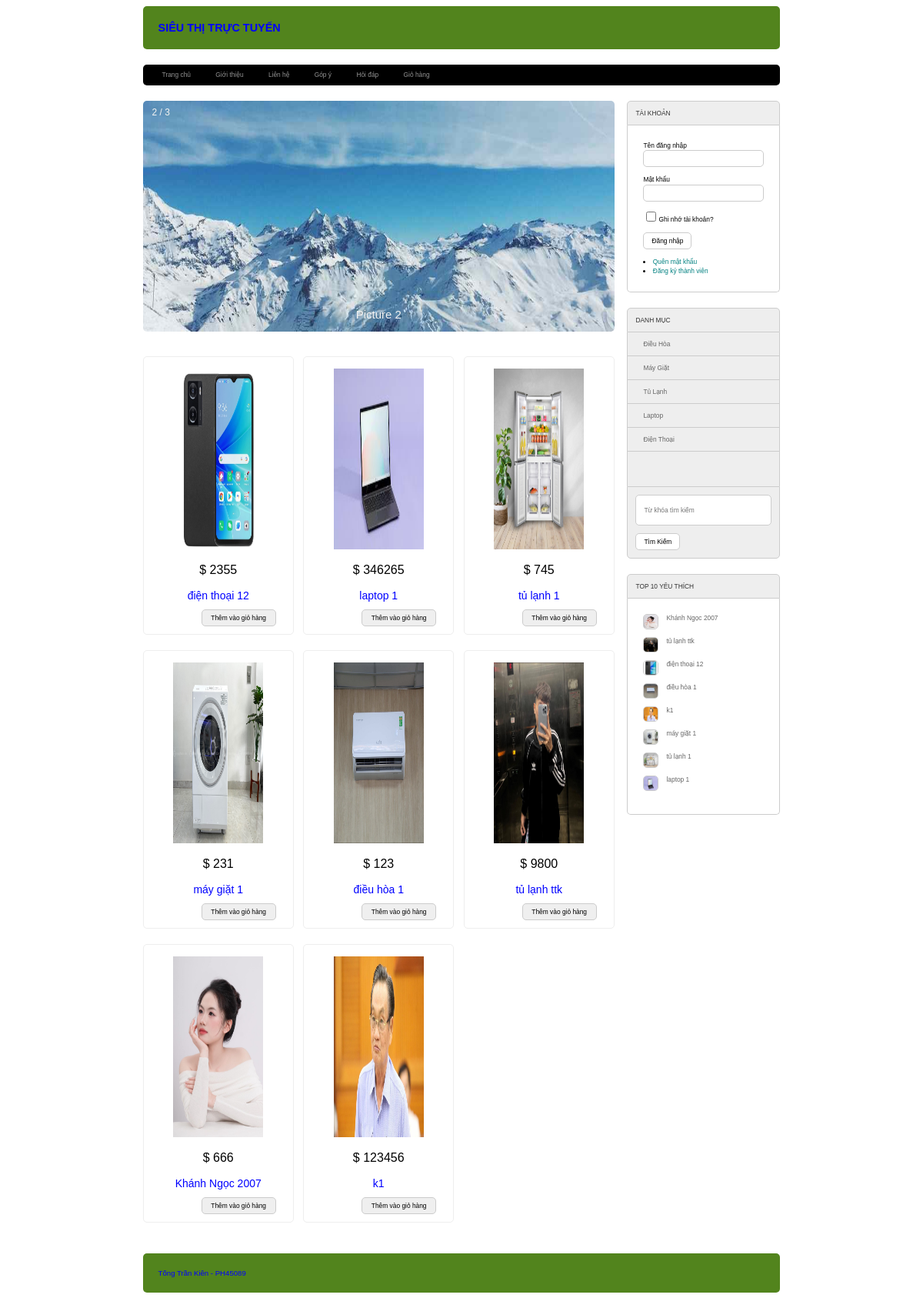
The page / on the database its author committed.
### tables this page shows
CREATE TABLE `sanpham` (
  `id` int NOT NULL,
  `name` varchar(255) NOT NULL,
  `price` double(10,2) DEFAULT '0.00',
  `img` varchar(255) DEFAULT NULL,
  `mota` text,
  `luotxem` int DEFAULT '0',
  `iddm` int NOT NULL
);

CREATE TABLE `danhmuc` (
  `id` int NOT NULL,
  `namedm` varchar(255) NOT NULL
);

### model/pdo.php (called while the page is built, shortened)
<?php
function pdo_get_connection(){
    $dburl = "mysql:host=localhost;dbname=duanmau;charset=utf8";
    $username = 'root';
    $password = '';
    $conn = new PDO($dburl, $username, $password);
    $conn->setAttribute(PDO::ATTR_ERRMODE, PDO::ERRMODE_EXCEPTION);
    return $conn;
}
function pdo_query($sql){
    $sql_args = array_slice(func_get_args(), 1);
    try{
        $conn = pdo_get_connection();
        $stmt = $conn->prepare($sql);
        $stmt->execute($sql_args);
        $rows = $stmt->fetchAll();
        return $rows;
    }
    catch(PDOException $e){
        throw $e;
    }
    finally{
        unset($conn);
    }
}
function pdo_query_one($sql){
    $sql_args = array_slice(func_get_args(), 1);
    try{
        $conn = pdo_get_connection();
        $stmt = $conn->prepare($sql);
        $stmt->execute($sql_args);
        $row = $stmt->fetch(PDO::FETCH_ASSOC);
        return $row;
    }
    catch(PDOException $e){
        throw $e;
    }
    finally{
        unset($conn);
    }
}

### model/sanpham.php (called while the page is built, shortened)
<?php
function loadall_sanpham_home()
{
    $sql = "select * from sanpham where 1 order by id desc limit 0,9";
    $listsanpham = pdo_query($sql);
    return $listsanpham;
}
function loadall_sanpham_top10()
{
    $sql = "select * from sanpham where 1 order by luotxem desc limit 0,10";
    $listsanpham = pdo_query($sql);
    return $listsanpham;
}
function loadone_sanpham($id)
{
    $sql = "select * from sanpham where id =" . $id;
    $sp = pdo_query_one($sql);
    return $sp;
}
?>

### global.php (called while the page is built)
<?php
    $img_path = "upload/";
?>

### model/danhmuc.php (called while the page is built, shortened)
<?php
function loadall_danhmuc()
{
    $sql = "SELECT * FROM danhmuc order by id desc";
    $listdanhmuc = pdo_query($sql);
    return $listdanhmuc;
}
?>

### view/home.php (the view, shortened to what this page needs)
<div class="row mb">
    <div class="boxtrai mr">
        <div class="row mb">
            <div class="banner">
                <div class="slideshow-container">
                    <div class="mySlides fade">
                        <div class="numbertext">2 / 3</div>
                        <img src="view/images/banner2.jpg" style="width:100%">
                        <div class="text">Picture 2</div>
                    </div>
                </div>
                <br>
            </div>
        </div>
        <div class="row">
            <?php
            $i = 0;
            foreach ($spnew as $sp) {
                extract($sp);
                $onesp = loadone_sanpham($id);
                extract($onesp);
                $luotxemnew = $luotxem + 1;
                $linksp = "index.php?act=sanphamct&idsp=$id&luotxem=".$luotxemnew;
                    $hinh = $img_path . $img;
                if ($i == 2 || $i == 5 || $i == 8) {
                    $mr = "";
                } else {
                    $mr = "mr";
                }
                echo '
                    <div class="boxsp ' . $mr . '">
                        <div class="img">
                            <a href="'.$linksp.'"><img src="' . $hinh . '" alt="" height="250px"></a>
                        </div>
                        <div class="row info">
                            <p>$ '.$price.'</p>
                            <a class="aspnew" href="'.$linksp.'">' . $name . '</a>
                        </div>
                        <div class="row btnaddtocart">
                            <form action="index.php?act=addtocart" method="post">
                                <input type="hidden" name="id" value="'.$id.'">
                                <input type="hidden" name="name" value="'.$name.'">
                                <input type="hidden" name="img" value="'.$img.'">
                                <input type="hidden" name="price" value="'.$price.'">
                                <input type="submit" name="addtocart" value="Thêm vào giỏ hàng">
                            </form>
                        </div>
                    </div>
                    ';
                $i += 1;
            }
            ?>
        </div>
    </div>
    <div class="boxphai">
        <?php include "boxright.php"; ?>
    </div>
</div>

### view/boxright.php
<div class="row mb">
            <div class="boxtitle">TÀI KHOẢN</div>
            <div class="boxcontent formtaikhoan">
                <?php
                    if(isset($_SESSION['user'])){
                        extract($_SESSION['user']);
                    ?>
                        <div class="row mb10">
                            Xin Chào <br>
                            <?= $user ?>
                        </div>
                        <div class="row mb10">
                            <li>
                                <a href="index.php?act=quenmk">Quên mật khẩu</a>
                            </li>
                            <li>
                                <a href="index.php?act=edit_taikhoan">Cập nhật tài khoản</a>
                            </li>
                            <?php if($role==1){ ?>
                            <li>
                                <a href="admin/index.php">Đăng nhập Admin</a>
                            </li>
                            <?php } ?>
                            <li>
                                <a href="index.php?act=thoat">Thoát</a>
                            </li>
                        </div>
                    <?php
                    }
                    else{
                ?>
                <form action="index.php?act=dangnhap" method="post">
                    <div class="row mb10">
                        Tên đăng nhập <br>
                        <input type="text" name="user" id="">
                    </div>
                    <div class="row mb10">
                        Mật khẩu <br>
                        <input type="password" name="pass" id="">
                    </div>
                    <div class="row mb10">
                        <input type="checkbox" name="" id="">Ghi nhớ tài khoản?
                    </div>
                    <div class="row mb10">
                        <input type="submit" name="dangnhap" value="Đăng nhập">
                    </div>
                </form>
                <li><a href="index.php?act=quenmk">Quên mật khẩu</a></li>
                <li><a href="index.php?act=dangky">Đăng ký thành viên</a></li>
               <?php } ?>
            </div>
        </div>
        <div class="row mb">
            <div class="boxtitle">DANH MỤC</div>
            <div class="boxcontent2 menudoc">
                <ul>
                    <?php
                    foreach ($dsdm as $dm) {
                        extract($dm);
                        $linkdm = "index.php?act=sanpham&iddm=" . $id;
                        echo '
                                <li>
                                    <a href="' . $linkdm . '">' . $namedm . '</a>
                                </li>
                            ';
                    }
                    ?>
                </ul>
            </div>
            <div class="boxfooter searbox">
                <form action="index.php?act=sanpham" method="post">
                    <input type="text" name="kyw" placeholder="Từ khóa tìm kiếm">
                    <input type="submit" name="timkiem" value="Tìm Kiếm">
                </form>
            </div>
        </div>
        <div class="row">
            <div class="boxtitle">TOP 10 YÊU THÍCH</div>
            <div class="row boxcontent">
                <?php
                foreach ($dstop10 as $sp) {
                    extract($sp);
                    $onesp = loadone_sanpham($id);
                    extract($onesp);
                    $luotxemnew = $luotxem + 1;
                    $linksp = "index.php?act=sanphamct&idsp=$id&luotxem=".$luotxemnew;
                    $img = $img_path.$img;
                    echo '
                        <div class="row mb10 top10">
                            <a href="'.$linksp.'"><img src="'.$img.'" alt=""></a>
                            <a href="'.$linksp.'">'.$name.'</a>
                        </div>
                        ';
                }
                ?>
            </div>
        </div>

### rows shown on the page
sanpham: img (picture), price "2355", name "điện thoại 12", shows a picture
sanpham: img (picture), price "346265", name "laptop 1", shows a picture
sanpham: img (picture), price "745", name "tủ lạnh 1", shows a picture
sanpham: img (picture), price "231", name "máy giặt 1", shows a picture
sanpham: img (picture), price "123", name "điều hòa 1", shows a picture
sanpham: img (placeholder picture), price "9800", name "tủ lạnh ttk", shows a picture
sanpham: img (picture), price "666", name "Khánh Ngọc 2007", shows a picture
sanpham: img (picture), price "123456", name "k1", shows a picture
danhmuc: namedm "Điều Hòa"
danhmuc: namedm "Máy Giặt"
danhmuc: namedm "Tủ Lạnh"
danhmuc: namedm "Laptop"
danhmuc: namedm "Điện Thoại"
